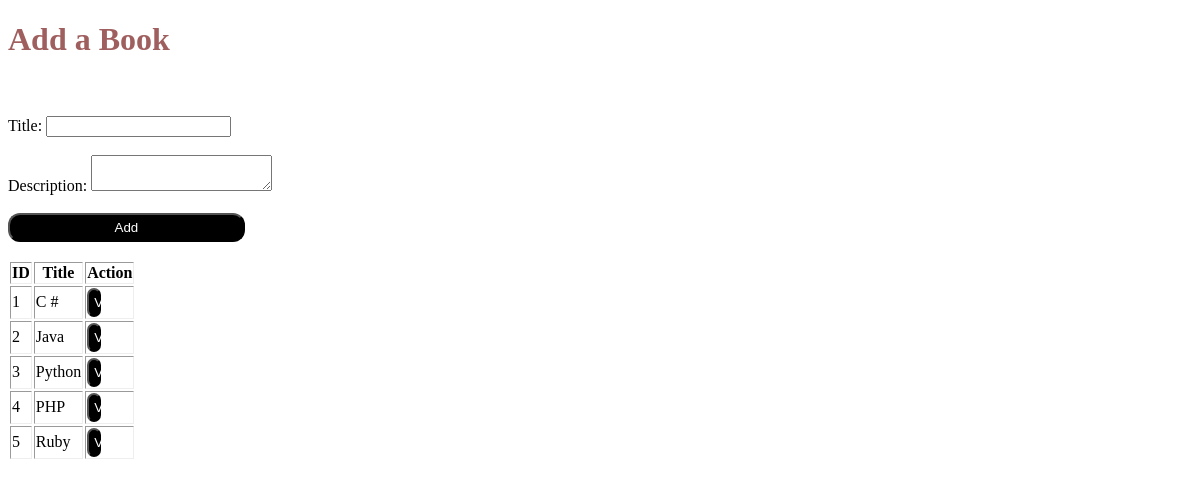
Before: / with the older database file.
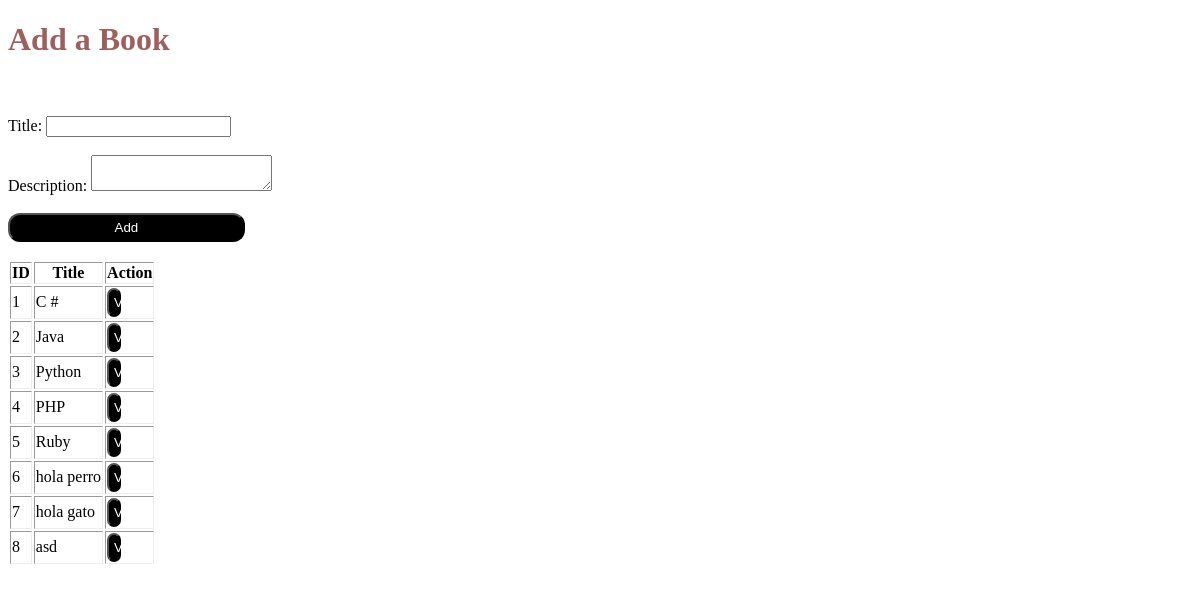
After: the same page with the newer database file.
### books_authors_app/models.py (models this page shows)
class Books(models.Model):
    title = models.CharField(max_length=255)
    desc = models.TextField()
    created_at = models.DateTimeField(auto_now_add=True)
    updated_at = models.DateTimeField(auto_now=True)

### books_authors_app/views.py (the view)
# urls.py: path('', views.index),
def index(request):
    context = {"books": Books.objects.all()}		# sólo se envía todos los libros
    return render(request,"index.html",context)

### books_authors_app/templates/index.html (shortened to what this page needs)
<!DOCTYPE html>
<html lang="en">
<head>
    {% load static %}
    <link rel="stylesheet" href="{% static 'css/style.css' %}">
</head>
<body>
    <h1>Add a Book</h1><br><br>
    <form method="POST" action='/add_book'>
        <label>Title: <input type = "text" name="titulo_html" value="{{ titulo_html }}"></label><br><br>
        <label>Description: <textarea name="description_html" value="{{ description_html }}"></textarea></label><br><br>
        <button type='submit'>Add</button><br><br>
    </form>
    <table border="1">
        <thead>
            <th>ID</th>
            <th>Title</th>
            <th>Action</th>
        </thead>
        <tbody>
            {% for book in books %}
            <tr>
                <form method="POST" action='/show_book'>
                    <td>{{book.id}}</td>
                    <td>{{book.title}}</td>
                    <td>
                        <button  name="book_id" value={{book.id}} type='submit'>View</button>
                    </td>
                </form>
            </tr>
            {% endfor %}
        </tbody>
    </table>
</body>
</html>

### books_authors_app/static/css/style.css (style rules this page uses)
h1 { font-weight: bold; color: rgb(160, 95, 95); }
table { border: 5px; }
button { padding: 5px; width: 20%; border-radius: 12px; background-color: black; color: white; }

Changed rows visible on the page:
added Books: id "6", title "hola perro"
added Books: id "7", title "hola gato"
added Books: id "8", title "asd"
